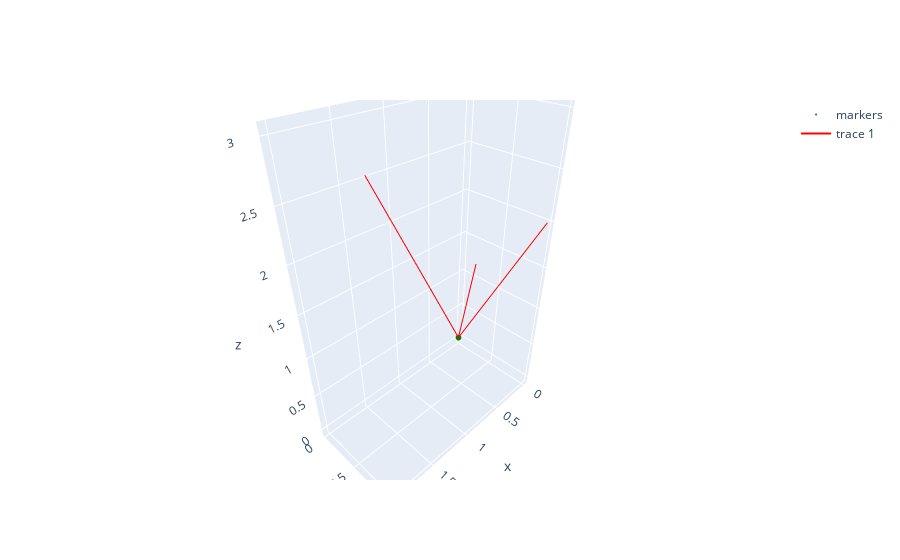

Notebook code cell kept with this figure:
### Markdown cell above
Kurzer Blick was wir bisher geschafft haben:

### Code cell
fig = go.Figure(data=[trace1, trace2])
fig.show()

### Figure 1 — Plotly figure (JSON) as saved in the notebook; plotly's stock layout.template omitted (floating-point values rounded to 4 significant figures)
{"data": [{"line": {"color": "green"}, "marker": {"size": 2}, "mode": "markers", "name": "markers", "type": "scatter3d", "x": [0, 0, 0], "y": [0, 0, 0], "z": [0, 0, 0]}, {"line": {"color": "rgb(255, 0,0)", "width": 2}, "mode": "lines", "type": "scatter3d", "x": [0, 2, 0, 1, 0, 0], "y": [0, 1, 0, 1, 0, 1], "z": [0, 3, 0, 2, 0, 2]}], "layout": {}}
